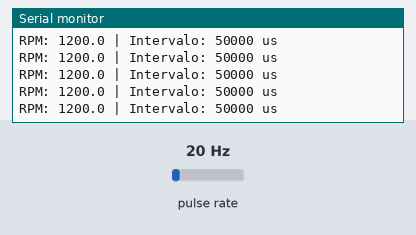
Recording of a sketch running on a simulated ESP32. Shown: the last lines printed to the serial monitor. Wiring (inferred from the names in the program): pulse sensor: data GPIO 27. The test bench sets the inputs (shaded band); at power-on: pulse rate 20 Hz.

Above: at 1.2 s.
1.3 s: pulse rate (sensor on GPIO 27) set to 4 Hz
At 1.66 s:
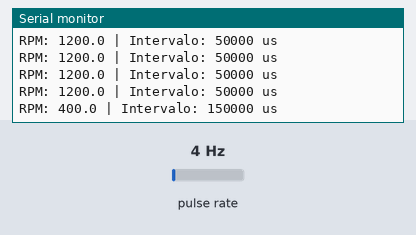
2.8 s: pulse rate (sensor on GPIO 27) set to 50 Hz
At 2.85 s:
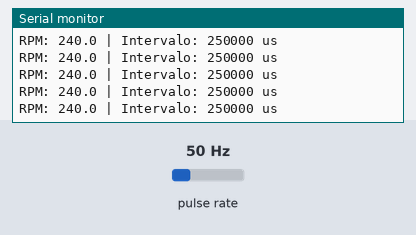
Timing chart, 0 to 5.8 s (numbered marks = the images above; inputs shaded):
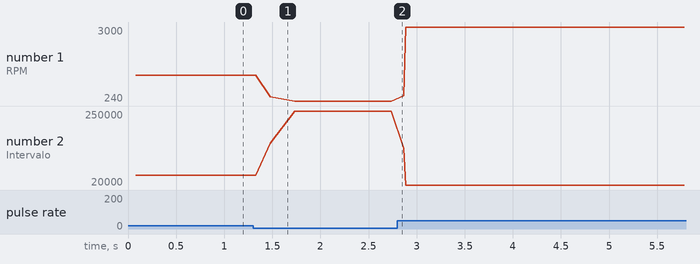

Measured:
- after the input at 1.3 s, the serial monitor: prints a new line after 0.18 s (image 1)
- plotted number 1: 1200 → 240 after the input at 1.3 s, 240 → 3000 after the input at 2.8 s
- plotted number 2: 50000 → 250000 after the input at 1.3 s, 250000 → 20000 after the input at 2.8 s

The sketch:

medidor_rpm.ino
```cpp
/**
 * Projeto: Medidor de RPM para Motor a Vapor
 * Descrição: Este código utiliza um sensor infravermelho (IR) conectado ao pino 27
 * para medir a velocidade de rotação (RPM) do motor através de interrupções.
 */

#define SENSOR_PIN 27         // Pino do sensor IR
#define DEBOUNCE_TIME 10000   // 10ms em microssegundos (evita leituras falsas)
#define TIMEOUT 3000000       // 3 segundos sem pulso = motor parado

volatile unsigned long lastPulseTime = 0;
volatile unsigned long pulseInterval = 0;
volatile bool newPulse = false;

// Função de interrupção (armazenada na IRAM para maior velocidade no ESP32)
void IRAM_ATTR sensorInterrupt() {
  unsigned long now = micros();

  // Debounce: ignora pulsos muito próximos (ruído elétrico)
  if (now - lastPulseTime < DEBOUNCE_TIME) {
    return;
  }

  if (lastPulseTime > 0) {
    pulseInterval = now - lastPulseTime;
    newPulse = true;
  }

  lastPulseTime = now;
}

void setup() {
  Serial.begin(115200);

  // Configura o pino do sensor com resistor de pull-up interno
  pinMode(SENSOR_PIN, INPUT_PULLUP);

  // Configura a interrupção para borda de descida (FALLING)
  attachInterrupt(
    digitalPinToInterrupt(SENSOR_PIN),
    sensorInterrupt,
    FALLING
  );

  Serial.println("Medidor de RPM iniciado...");
}

void loop() {
  static unsigned long lastDisplayTime = 0;
  unsigned long currentTime = micros();

  if (newPulse) {
    // Seção crítica: desabilita interrupções brevemente para ler a variável volátil
    noInterrupts();
    unsigned long interval = pulseInterval;
    newPulse = false;
    interrupts();

    if (interval > 0) {
      // Cálculo: 60 segundos * 1.000.000 microssegundos / intervalo
      float rpm = 60000000.0 / interval;

      Serial.print("RPM: ");
      Serial.print(rpm, 1);  // Exibe com 1 casa decimal
      Serial.print(" | Intervalo: ");
      Serial.print(interval);
      Serial.println(" us");

      lastDisplayTime = currentTime;
    }
  }

  // Detecta motor parado (se o tempo desde o último pulso exceder o TIMEOUT)
  if (currentTime - lastPulseTime > TIMEOUT && lastPulseTime > 0) {
    if (currentTime - lastDisplayTime > 1000000) {  // Atualiza a cada 1 segundo
      Serial.println("RPM: 0 (motor parado)");
      lastDisplayTime = currentTime;
    }
  }

  delay(10);  // Pequeno delay para estabilidade do loop
}
```
